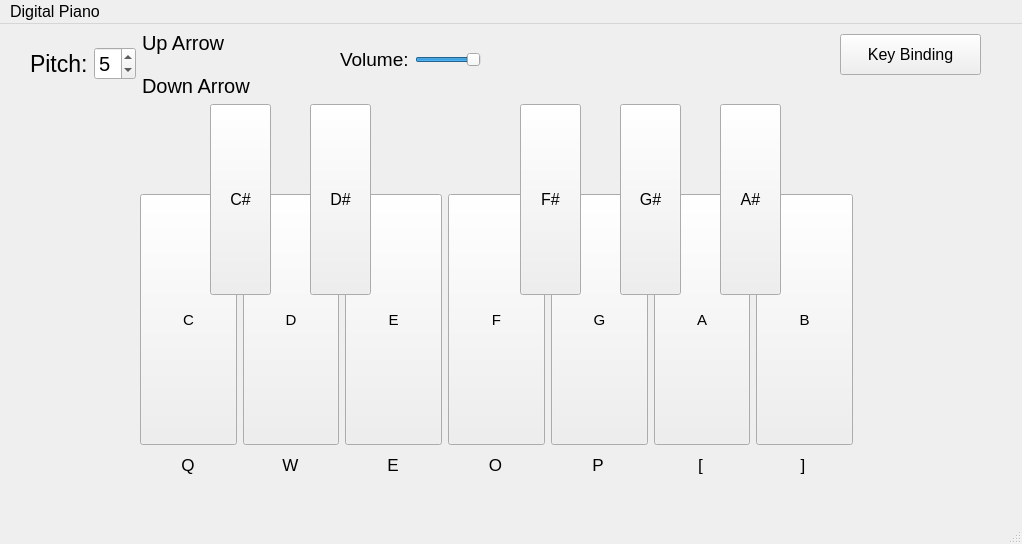
<?xml version="1.0" encoding="UTF-8"?>
<ui version="4.0">
 <class>MainWindow</class>
 <widget class="QMainWindow" name="MainWindow">
  <property name="geometry">
   <rect>
    <x>0</x>
    <y>0</y>
    <width>1022</width>
    <height>544</height>
   </rect>
  </property>
  <property name="font">
   <font>
    <pointsize>12</pointsize>
   </font>
  </property>
  <property name="focusPolicy">
   <enum>Qt::StrongFocus</enum>
  </property>
  <property name="windowTitle">
   <string>MainWindow</string>
  </property>
  <widget class="QWidget" name="centralwidget">
   <widget class="QStackedWidget" name="stackedWidget">
    <property name="enabled">
     <bool>true</bool>
    </property>
    <property name="geometry">
     <rect>
      <x>20</x>
      <y>0</y>
      <width>1001</width>
      <height>511</height>
     </rect>
    </property>
    <property name="currentIndex">
     <number>0</number>
    </property>
    <widget class="QWidget" name="PlayingPage">
     <widget class="QWidget" name="horizontalLayoutWidget_3">
      <property name="geometry">
       <rect>
        <x>320</x>
        <y>20</y>
        <width>141</width>
        <height>31</height>
       </rect>
      </property>
      <layout class="QHBoxLayout" name="horizontalLayout_3">
       <item>
        <widget class="QLabel" name="label_8">
         <property name="font">
          <font>
           <pointsize>14</pointsize>
          </font>
         </property>
         <property name="text">
          <string>Volume:</string>
         </property>
        </widget>
       </item>
       <item>
        <widget class="QSlider" name="VolumeSlider">
         <property name="font">
          <font>
           <pointsize>14</pointsize>
          </font>
         </property>
         <property name="focusPolicy">
          <enum>Qt::NoFocus</enum>
         </property>
         <property name="maximum">
          <number>100</number>
         </property>
         <property name="value">
          <number>100</number>
         </property>
         <property name="orientation">
          <enum>Qt::Horizontal</enum>
         </property>
        </widget>
       </item>
      </layout>
     </widget>
     <widget class="QWidget" name="horizontalLayoutWidget_4">
      <property name="geometry">
       <rect>
        <x>10</x>
        <y>0</y>
        <width>221</width>
        <height>80</height>
       </rect>
      </property>
      <layout class="QHBoxLayout" name="horizontalLayout_4">
       <item>
        <widget class="QLabel" name="label_9">
         <property name="font">
          <font>
           <pointsize>17</pointsize>
          </font>
         </property>
         <property name="text">
          <string>Pitch:</string>
         </property>
        </widget>
       </item>
       <item>
        <widget class="QSpinBox" name="PitchChoose">
         <property name="font">
          <font>
           <pointsize>15</pointsize>
          </font>
         </property>
         <property name="focusPolicy">
          <enum>Qt::NoFocus</enum>
         </property>
         <property name="correctionMode">
          <enum>QAbstractSpinBox::CorrectToNearestValue</enum>
         </property>
         <property name="minimum">
          <number>1</number>
         </property>
         <property name="maximum">
          <number>6</number>
         </property>
         <property name="value">
          <number>5</number>
         </property>
        </widget>
       </item>
       <item>
        <layout class="QVBoxLayout" name="verticalLayout">
         <item>
          <widget class="QLabel" name="label_10">
           <property name="font">
            <font>
             <pointsize>15</pointsize>
            </font>
           </property>
           <property name="text">
            <string>Up Arrow</string>
           </property>
          </widget>
         </item>
         <item>
          <widget class="QLabel" name="label_11">
           <property name="font">
            <font>
             <pointsize>15</pointsize>
            </font>
           </property>
           <property name="text">
            <string>Down Arrow</string>
           </property>
          </widget>
         </item>
        </layout>
       </item>
      </layout>
     </widget>
     <widget class="QWidget" name="horizontalLayoutWidget_2">
      <property name="geometry">
       <rect>
        <x>120</x>
        <y>420</y>
        <width>711</width>
        <height>41</height>
       </rect>
      </property>
      <layout class="QHBoxLayout" name="horizontalLayout_2">
       <item>
        <widget class="QLabel" name="label">
         <property name="font">
          <font>
           <pointsize>13</pointsize>
          </font>
         </property>
         <property name="text">
          <string>Q</string>
         </property>
         <property name="alignment">
          <set>Qt::AlignCenter</set>
         </property>
        </widget>
       </item>
       <item>
        <widget class="QLabel" name="label_2">
         <property name="font">
          <font>
           <pointsize>13</pointsize>
          </font>
         </property>
         <property name="text">
          <string>W</string>
         </property>
         <property name="alignment">
          <set>Qt::AlignCenter</set>
         </property>
        </widget>
       </item>
       <item>
        <widget class="QLabel" name="label_3">
         <property name="font">
          <font>
           <pointsize>13</pointsize>
          </font>
         </property>
         <property name="text">
          <string>E</string>
         </property>
         <property name="alignment">
          <set>Qt::AlignCenter</set>
         </property>
        </widget>
       </item>
       <item>
        <widget class="QLabel" name="label_4">
         <property name="font">
          <font>
           <pointsize>13</pointsize>
          </font>
         </property>
         <property name="text">
          <string>O</string>
         </property>
         <property name="alignment">
          <set>Qt::AlignCenter</set>
         </property>
        </widget>
       </item>
       <item>
        <widget class="QLabel" name="label_5">
         <property name="font">
          <font>
           <pointsize>13</pointsize>
          </font>
         </property>
         <property name="text">
          <string>P</string>
         </property>
         <property name="alignment">
          <set>Qt::AlignCenter</set>
         </property>
        </widget>
       </item>
       <item>
        <widget class="QLabel" name="label_6">
         <property name="font">
          <font>
           <pointsize>13</pointsize>
          </font>
         </property>
         <property name="text">
          <string>[</string>
         </property>
         <property name="alignment">
          <set>Qt::AlignCenter</set>
         </property>
        </widget>
       </item>
       <item>
        <widget class="QLabel" name="label_7">
         <property name="font">
          <font>
           <pointsize>13</pointsize>
          </font>
         </property>
         <property name="text">
          <string>]</string>
         </property>
         <property name="alignment">
          <set>Qt::AlignCenter</set>
         </property>
        </widget>
       </item>
      </layout>
     </widget>
     <widget class="QWidget" name="horizontalLayoutWidget">
      <property name="geometry">
       <rect>
        <x>120</x>
        <y>170</y>
        <width>713</width>
        <height>251</height>
       </rect>
      </property>
      <layout class="QHBoxLayout" name="horizontalLayout">
       <item>
        <widget class="QPushButton" name="CSoundButton">
         <property name="sizePolicy">
          <sizepolicy hsizetype="Minimum" vsizetype="Minimum">
           <horstretch>0</horstretch>
           <verstretch>0</verstretch>
          </sizepolicy>
         </property>
         <property name="font">
          <font>
           <pointsize>11</pointsize>
          </font>
         </property>
         <property name="focusPolicy">
          <enum>Qt::NoFocus</enum>
         </property>
         <property name="text">
          <string>C</string>
         </property>
         <property name="shortcut">
          <string/>
         </property>
         <property name="autoRepeat">
          <bool>false</bool>
         </property>
         <property name="autoRepeatDelay">
          <number>30000</number>
         </property>
         <property name="autoRepeatInterval">
          <number>10000</number>
         </property>
         <property name="flat">
          <bool>false</bool>
         </property>
        </widget>
       </item>
       <item>
        <widget class="QPushButton" name="DSoundButton">
         <property name="sizePolicy">
          <sizepolicy hsizetype="Minimum" vsizetype="Minimum">
           <horstretch>0</horstretch>
           <verstretch>0</verstretch>
          </sizepolicy>
         </property>
         <property name="font">
          <font>
           <pointsize>11</pointsize>
          </font>
         </property>
         <property name="focusPolicy">
          <enum>Qt::NoFocus</enum>
         </property>
         <property name="text">
          <string>D</string>
         </property>
        </widget>
       </item>
       <item>
        <widget class="QPushButton" name="ESoundButton">
         <property name="sizePolicy">
          <sizepolicy hsizetype="Minimum" vsizetype="Minimum">
           <horstretch>0</horstretch>
           <verstretch>0</verstretch>
          </sizepolicy>
         </property>
         <property name="font">
          <font>
           <pointsize>11</pointsize>
          </font>
         </property>
         <property name="focusPolicy">
          <enum>Qt::NoFocus</enum>
         </property>
         <property name="text">
          <string>E</string>
         </property>
        </widget>
       </item>
       <item>
        <widget class="QPushButton" name="FSoundButton">
         <property name="sizePolicy">
          <sizepolicy hsizetype="Minimum" vsizetype="Minimum">
           <horstretch>0</horstretch>
           <verstretch>0</verstretch>
          </sizepolicy>
         </property>
         <property name="font">
          <font>
           <pointsize>11</pointsize>
          </font>
         </property>
         <property name="focusPolicy">
          <enum>Qt::NoFocus</enum>
         </property>
         <property name="text">
          <string>F</string>
         </property>
        </widget>
       </item>
       <item>
        <widget class="QPushButton" name="GSoundButton">
         <property name="sizePolicy">
          <sizepolicy hsizetype="Minimum" vsizetype="Minimum">
           <horstretch>0</horstretch>
           <verstretch>0</verstretch>
          </sizepolicy>
         </property>
         <property name="font">
          <font>
           <pointsize>11</pointsize>
          </font>
         </property>
         <property name="focusPolicy">
          <enum>Qt::NoFocus</enum>
         </property>
         <property name="text">
          <string>G</string>
         </property>
        </widget>
       </item>
       <item>
        <widget class="QPushButton" name="ASoundButton">
         <property name="sizePolicy">
          <sizepolicy hsizetype="Minimum" vsizetype="Minimum">
           <horstretch>0</horstretch>
           <verstretch>0</verstretch>
          </sizepolicy>
         </property>
         <property name="font">
          <font>
           <pointsize>11</pointsize>
          </font>
         </property>
         <property name="focusPolicy">
          <enum>Qt::NoFocus</enum>
         </property>
         <property name="text">
          <string>A</string>
         </property>
        </widget>
       </item>
       <item>
        <widget class="QPushButton" name="BSoundButton">
         <property name="sizePolicy">
          <sizepolicy hsizetype="Minimum" vsizetype="Minimum">
           <horstretch>0</horstretch>
           <verstretch>0</verstretch>
          </sizepolicy>
         </property>
         <property name="font">
          <font>
           <pointsize>11</pointsize>
          </font>
         </property>
         <property name="focusPolicy">
          <enum>Qt::NoFocus</enum>
         </property>
         <property name="text">
          <string>B</string>
         </property>
        </widget>
       </item>
      </layout>
     </widget>
     <widget class="QPushButton" name="ASharpSoundButton">
      <property name="geometry">
       <rect>
        <x>700</x>
        <y>80</y>
        <width>61</width>
        <height>191</height>
       </rect>
      </property>
      <property name="focusPolicy">
       <enum>Qt::NoFocus</enum>
      </property>
      <property name="text">
       <string>A#</string>
      </property>
     </widget>
     <widget class="QPushButton" name="CSharpSoundButton">
      <property name="geometry">
       <rect>
        <x>190</x>
        <y>80</y>
        <width>61</width>
        <height>191</height>
       </rect>
      </property>
      <property name="focusPolicy">
       <enum>Qt::NoFocus</enum>
      </property>
      <property name="text">
       <string>C#</string>
      </property>
     </widget>
     <widget class="QPushButton" name="DSharpSoundButton">
      <property name="geometry">
       <rect>
        <x>290</x>
        <y>80</y>
        <width>61</width>
        <height>191</height>
       </rect>
      </property>
      <property name="focusPolicy">
       <enum>Qt::NoFocus</enum>
      </property>
      <property name="text">
       <string>D#</string>
      </property>
     </widget>
     <widget class="QPushButton" name="FSharpSoundButton">
      <property name="geometry">
       <rect>
        <x>500</x>
        <y>80</y>
        <width>61</width>
        <height>191</height>
       </rect>
      </property>
      <property name="focusPolicy">
       <enum>Qt::NoFocus</enum>
      </property>
      <property name="text">
       <string>F#</string>
      </property>
     </widget>
     <widget class="QPushButton" name="GSharpSoundButton">
      <property name="geometry">
       <rect>
        <x>600</x>
        <y>80</y>
        <width>61</width>
        <height>191</height>
       </rect>
      </property>
      <property name="focusPolicy">
       <enum>Qt::NoFocus</enum>
      </property>
      <property name="text">
       <string>G#</string>
      </property>
     </widget>
     <widget class="QPushButton" name="SwitchToKeyBindingButoon">
      <property name="geometry">
       <rect>
        <x>820</x>
        <y>10</y>
        <width>141</width>
        <height>41</height>
       </rect>
      </property>
      <property name="focusPolicy">
       <enum>Qt::NoFocus</enum>
      </property>
      <property name="text">
       <string>Key Binding</string>
      </property>
     </widget>
    </widget>
    <widget class="QWidget" name="BindingPage">
     <widget class="QPushButton" name="SwitchToPlayingButton">
      <property name="enabled">
       <bool>true</bool>
      </property>
      <property name="geometry">
       <rect>
        <x>820</x>
        <y>10</y>
        <width>141</width>
        <height>41</height>
       </rect>
      </property>
      <property name="focusPolicy">
       <enum>Qt::NoFocus</enum>
      </property>
      <property name="text">
       <string>Playing</string>
      </property>
     </widget>
     <widget class="QWidget" name="verticalLayoutWidget">
      <property name="geometry">
       <rect>
        <x>80</x>
        <y>6</y>
        <width>121</width>
        <height>471</height>
       </rect>
      </property>
      <layout class="QVBoxLayout" name="verticalLayout_2">
       <item>
        <layout class="QHBoxLayout" name="horizontalLayout_5">
         <item>
          <widget class="QLabel" name="label_12">
           <property name="text">
            <string>C</string>
           </property>
          </widget>
         </item>
         <item>
          <widget class="QPushButton" name="CBindButton">
           <property name="focusPolicy">
            <enum>Qt::NoFocus</enum>
           </property>
           <property name="text">
            <string>Q</string>
           </property>
          </widget>
         </item>
        </layout>
       </item>
       <item>
        <layout class="QHBoxLayout" name="horizontalLayout_7">
         <item>
          <widget class="QLabel" name="label_14">
           <property name="text">
            <string>D</string>
           </property>
          </widget>
         </item>
         <item>
          <widget class="QPushButton" name="DBindButton">
           <property name="focusPolicy">
            <enum>Qt::NoFocus</enum>
           </property>
           <property name="text">
            <string>PushButton</string>
           </property>
          </widget>
         </item>
        </layout>
       </item>
       <item>
        <layout class="QHBoxLayout" name="horizontalLayout_8">
         <item>
          <widget class="QLabel" name="label_15">
           <property name="text">
            <string>E</string>
           </property>
          </widget>
         </item>
         <item>
          <widget class="QPushButton" name="EBindButton">
           <property name="focusPolicy">
            <enum>Qt::NoFocus</enum>
           </property>
           <property name="text">
            <string>PushButton</string>
           </property>
          </widget>
         </item>
        </layout>
       </item>
       <item>
        <layout class="QHBoxLayout" name="horizontalLayout_9">
         <item>
          <widget class="QLabel" name="label_16">
           <property name="text">
            <string>F</string>
           </property>
          </widget>
         </item>
         <item>
          <widget class="QPushButton" name="FBindButton">
           <property name="focusPolicy">
            <enum>Qt::NoFocus</enum>
           </property>
           <property name="text">
            <string>PushButton</string>
           </property>
          </widget>
         </item>
        </layout>
       </item>
       <item>
        <layout class="QHBoxLayout" name="horizontalLayout_10">
         <item>
          <widget class="QLabel" name="label_17">
           <property name="enabled">
            <bool>true</bool>
           </property>
           <property name="text">
            <string>G</string>
           </property>
          </widget>
         </item>
         <item>
          <widget class="QPushButton" name="GBindButton">
           <property name="focusPolicy">
            <enum>Qt::NoFocus</enum>
           </property>
           <property name="text">
            <string>PushButton</string>
           </property>
          </widget>
         </item>
        </layout>
       </item>
       <item>
        <layout class="QHBoxLayout" name="horizontalLayout_11">
         <item>
          <widget class="QLabel" name="label_18">
           <property name="enabled">
            <bool>true</bool>
           </property>
           <property name="text">
            <string>A</string>
           </property>
          </widget>
         </item>
         <item>
          <widget class="QPushButton" name="ABindButton">
           <property name="focusPolicy">
            <enum>Qt::NoFocus</enum>
           </property>
           <property name="text">
            <string>PushButton</string>
           </property>
          </widget>
         </item>
        </layout>
       </item>
       <item>
        <layout class="QHBoxLayout" name="horizontalLayout_12">
         <item>
          <widget class="QLabel" name="label_19">
           <property name="text">
            <string>B</string>
           </property>
          </widget>
         </item>
         <item>
          <widget class="QPushButton" name="BBindButton">
           <property name="enabled">
            <bool>true</bool>
           </property>
           <property name="focusPolicy">
            <enum>Qt::NoFocus</enum>
           </property>
           <property name="text">
            <string>PushButton</string>
           </property>
          </widget>
         </item>
        </layout>
       </item>
       <item>
        <layout class="QHBoxLayout" name="horizontalLayout_13">
         <item>
          <widget class="QLabel" name="label_20">
           <property name="text">
            <string>C#</string>
           </property>
          </widget>
         </item>
         <item>
          <widget class="QPushButton" name="CSharpBindButton">
           <property name="focusPolicy">
            <enum>Qt::NoFocus</enum>
           </property>
           <property name="text">
            <string>PushButton</string>
           </property>
          </widget>
         </item>
        </layout>
       </item>
       <item>
        <layout class="QHBoxLayout" name="horizontalLayout_17">
         <item>
          <widget class="QLabel" name="label_24">
           <property name="text">
            <string>D#</string>
           </property>
          </widget>
         </item>
         <item>
          <widget class="QPushButton" name="DSharpBindButton">
           <property name="focusPolicy">
            <enum>Qt::NoFocus</enum>
           </property>
           <property name="text">
            <string>PushButton</string>
           </property>
          </widget>
         </item>
        </layout>
       </item>
       <item>
        <layout class="QHBoxLayout" name="horizontalLayout_14">
         <item>
          <widget class="QLabel" name="label_21">
           <property name="text">
            <string>F#</string>
           </property>
          </widget>
         </item>
         <item>
          <widget class="QPushButton" name="FSharpBindButton">
           <property name="focusPolicy">
            <enum>Qt::NoFocus</enum>
           </property>
           <property name="text">
            <string>PushButton</string>
           </property>
          </widget>
         </item>
        </layout>
       </item>
       <item>
        <layout class="QHBoxLayout" name="horizontalLayout_15">
         <item>
          <widget class="QLabel" name="label_22">
           <property name="text">
            <string>G#</string>
           </property>
          </widget>
         </item>
         <item>
          <widget class="QPushButton" name="GSharpBindButton">
           <property name="focusPolicy">
            <enum>Qt::TabFocus</enum>
           </property>
           <property name="text">
            <string>PushButton</string>
           </property>
          </widget>
         </item>
        </layout>
       </item>
       <item>
        <layout class="QHBoxLayout" name="horizontalLayout_16">
         <item>
          <widget class="QLabel" name="label_23">
           <property name="text">
            <string>A#</string>
           </property>
          </widget>
         </item>
         <item>
          <widget class="QPushButton" name="ASharpBindButton">
           <property name="focusPolicy">
            <enum>Qt::NoFocus</enum>
           </property>
           <property name="text">
            <string>PushButton</string>
           </property>
          </widget>
         </item>
        </layout>
       </item>
      </layout>
     </widget>
     <widget class="QLabel" name="KeyBindingInfo">
      <property name="enabled">
       <bool>true</bool>
      </property>
      <property name="geometry">
       <rect>
        <x>270</x>
        <y>150</y>
        <width>641</width>
        <height>151</height>
       </rect>
      </property>
      <property name="font">
       <font>
        <pointsize>20</pointsize>
       </font>
      </property>
      <property name="text">
       <string>Click key you want to be binded.</string>
      </property>
     </widget>
     <zorder>KeyBindingInfo</zorder>
     <zorder>SwitchToPlayingButton</zorder>
     <zorder>verticalLayoutWidget</zorder>
    </widget>
   </widget>
  </widget>
  <widget class="QMenuBar" name="menubar">
   <property name="geometry">
    <rect>
     <x>0</x>
     <y>0</y>
     <width>1022</width>
     <height>26</height>
    </rect>
   </property>
   <widget class="QMenu" name="menuDigital_Piano">
    <property name="title">
     <string>Digital Piano</string>
    </property>
   </widget>
   <addaction name="menuDigital_Piano"/>
  </widget>
  <widget class="QStatusBar" name="statusbar"/>
 </widget>
 <resources/>
 <connections/>
</ui>
